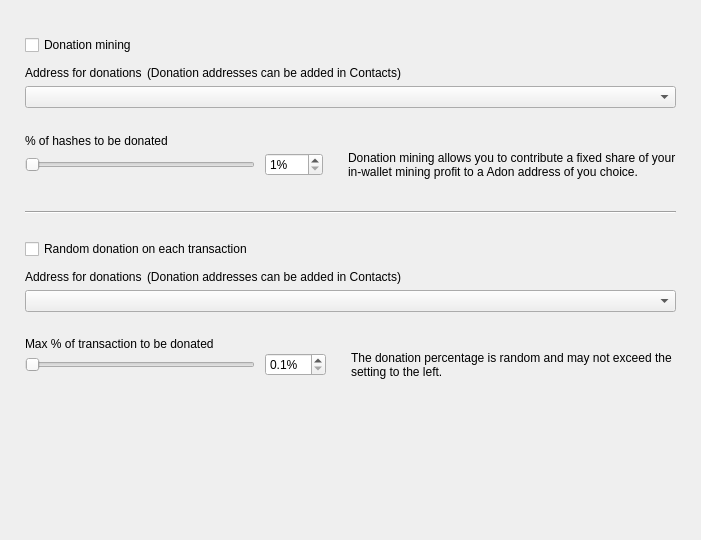
<?xml version="1.0" encoding="UTF-8"?>
<ui version="4.0">
 <class>DonationOptionsFrame</class>
 <widget class="QFrame" name="DonationOptionsFrame">
  <property name="geometry">
   <rect>
    <x>0</x>
    <y>0</y>
    <width>701</width>
    <height>540</height>
   </rect>
  </property>
  <property name="windowTitle">
   <string>Frame</string>
  </property>
  <property name="frameShape">
   <enum>QFrame::NoFrame</enum>
  </property>
  <property name="frameShadow">
   <enum>QFrame::Raised</enum>
  </property>
  <layout class="QVBoxLayout" name="verticalLayout">
   <property name="spacing">
    <number>10</number>
   </property>
   <property name="leftMargin">
    <number>25</number>
   </property>
   <property name="topMargin">
    <number>35</number>
   </property>
   <property name="rightMargin">
    <number>25</number>
   </property>
   <property name="bottomMargin">
    <number>0</number>
   </property>
   <item>
    <widget class="QCheckBox" name="m_enableDonationMiningCheck">
     <property name="text">
      <string>Donation mining</string>
     </property>
    </widget>
   </item>
   <item>
    <widget class="QFrame" name="m_donationMiningFrame">
     <property name="frameShape">
      <enum>QFrame::NoFrame</enum>
     </property>
     <property name="frameShadow">
      <enum>QFrame::Raised</enum>
     </property>
     <layout class="QGridLayout" name="gridLayout" columnstretch="1,0,0,1">
      <property name="leftMargin">
       <number>0</number>
      </property>
      <property name="topMargin">
       <number>0</number>
      </property>
      <property name="rightMargin">
       <number>0</number>
      </property>
      <property name="bottomMargin">
       <number>0</number>
      </property>
      <property name="horizontalSpacing">
       <number>10</number>
      </property>
      <property name="verticalSpacing">
       <number>0</number>
      </property>
      <item row="2" column="0" colspan="4">
       <widget class="QComboBox" name="m_donationMiningAddressCombo"/>
      </item>
      <item row="3" column="0" colspan="4">
       <spacer name="verticalSpacer_2">
        <property name="orientation">
         <enum>Qt::Vertical</enum>
        </property>
        <property name="sizeType">
         <enum>QSizePolicy::Fixed</enum>
        </property>
        <property name="sizeHint" stdset="0">
         <size>
          <width>20</width>
          <height>25</height>
         </size>
        </property>
       </spacer>
      </item>
      <item row="4" column="0" colspan="4">
       <widget class="WalletGui::WalletNormalBlackTextLabel" name="label_2">
        <property name="minimumSize">
         <size>
          <width>0</width>
          <height>16</height>
         </size>
        </property>
        <property name="text">
         <string>% of hashes to be donated</string>
        </property>
        <property name="indent">
         <number>0</number>
        </property>
       </widget>
      </item>
      <item row="5" column="1">
       <widget class="QSpinBox" name="m_donationMiningAmountSpin">
        <property name="suffix">
         <string>%</string>
        </property>
        <property name="minimum">
         <number>1</number>
        </property>
        <property name="maximum">
         <number>100</number>
        </property>
       </widget>
      </item>
      <item row="5" column="0">
       <widget class="QSlider" name="m_donationMiningAmountSlider">
        <property name="maximumSize">
         <size>
          <width>230</width>
          <height>16777215</height>
         </size>
        </property>
        <property name="minimum">
         <number>1</number>
        </property>
        <property name="maximum">
         <number>100</number>
        </property>
        <property name="orientation">
         <enum>Qt::Horizontal</enum>
        </property>
       </widget>
      </item>
      <item row="5" column="2">
       <spacer name="horizontalSpacer">
        <property name="orientation">
         <enum>Qt::Horizontal</enum>
        </property>
        <property name="sizeType">
         <enum>QSizePolicy::Fixed</enum>
        </property>
        <property name="sizeHint" stdset="0">
         <size>
          <width>5</width>
          <height>20</height>
         </size>
        </property>
       </spacer>
      </item>
      <item row="5" column="3" alignment="Qt::AlignVCenter">
       <widget class="WalletGui::WalletSmallGrayTextLabel" name="m_donationMiningCommentLabel">
        <property name="minimumSize">
         <size>
          <width>0</width>
          <height>32</height>
         </size>
        </property>
        <property name="text">
         <string>Donation mining allows you to contribute a fixed share of your in-wallet mining profit to a Adon address of you choice.</string>
        </property>
        <property name="wordWrap">
         <bool>true</bool>
        </property>
        <property name="indent">
         <number>0</number>
        </property>
       </widget>
      </item>
      <item row="1" column="0" colspan="4">
       <spacer name="verticalSpacer_6">
        <property name="orientation">
         <enum>Qt::Vertical</enum>
        </property>
        <property name="sizeType">
         <enum>QSizePolicy::Fixed</enum>
        </property>
        <property name="sizeHint" stdset="0">
         <size>
          <width>20</width>
          <height>5</height>
         </size>
        </property>
       </spacer>
      </item>
      <item row="0" column="0" colspan="4">
       <layout class="QHBoxLayout" name="horizontalLayout" stretch="0,1">
        <property name="spacing">
         <number>5</number>
        </property>
        <property name="leftMargin">
         <number>0</number>
        </property>
        <item>
         <widget class="WalletGui::WalletNormalBlackTextLabel" name="label">
          <property name="minimumSize">
           <size>
            <width>0</width>
            <height>16</height>
           </size>
          </property>
          <property name="text">
           <string>Address for donations</string>
          </property>
          <property name="indent">
           <number>0</number>
          </property>
         </widget>
        </item>
        <item>
         <widget class="WalletGui::WalletSmallGrayTextLabel" name="label_5">
          <property name="text">
           <string>(Donation addresses can be added in Contacts)</string>
          </property>
         </widget>
        </item>
       </layout>
      </item>
     </layout>
    </widget>
   </item>
   <item>
    <spacer name="verticalSpacer_3">
     <property name="orientation">
      <enum>Qt::Vertical</enum>
     </property>
     <property name="sizeType">
      <enum>QSizePolicy::Fixed</enum>
     </property>
     <property name="sizeHint" stdset="0">
      <size>
       <width>20</width>
       <height>20</height>
      </size>
     </property>
    </spacer>
   </item>
   <item>
    <widget class="Line" name="line">
     <property name="frameShadow">
      <enum>QFrame::Sunken</enum>
     </property>
     <property name="orientation">
      <enum>Qt::Horizontal</enum>
     </property>
    </widget>
   </item>
   <item>
    <spacer name="verticalSpacer_4">
     <property name="orientation">
      <enum>Qt::Vertical</enum>
     </property>
     <property name="sizeType">
      <enum>QSizePolicy::Fixed</enum>
     </property>
     <property name="sizeHint" stdset="0">
      <size>
       <width>20</width>
       <height>15</height>
      </size>
     </property>
    </spacer>
   </item>
   <item>
    <widget class="QCheckBox" name="m_enableDonationChangeCheck">
     <property name="text">
      <string>Random donation on each transaction</string>
     </property>
    </widget>
   </item>
   <item>
    <widget class="QFrame" name="m_donationChangeFrame">
     <property name="frameShape">
      <enum>QFrame::NoFrame</enum>
     </property>
     <property name="frameShadow">
      <enum>QFrame::Raised</enum>
     </property>
     <layout class="QGridLayout" name="gridLayout_2" columnstretch="1,0,0,1">
      <property name="leftMargin">
       <number>0</number>
      </property>
      <property name="topMargin">
       <number>0</number>
      </property>
      <property name="rightMargin">
       <number>0</number>
      </property>
      <property name="bottomMargin">
       <number>0</number>
      </property>
      <property name="horizontalSpacing">
       <number>10</number>
      </property>
      <property name="verticalSpacing">
       <number>0</number>
      </property>
      <item row="3" column="0" colspan="4">
       <spacer name="verticalSpacer_5">
        <property name="orientation">
         <enum>Qt::Vertical</enum>
        </property>
        <property name="sizeType">
         <enum>QSizePolicy::Fixed</enum>
        </property>
        <property name="sizeHint" stdset="0">
         <size>
          <width>20</width>
          <height>25</height>
         </size>
        </property>
       </spacer>
      </item>
      <item row="4" column="0" colspan="4">
       <widget class="WalletGui::WalletNormalBlackTextLabel" name="label_3">
        <property name="text">
         <string>Max % of transaction to be donated</string>
        </property>
        <property name="indent">
         <number>0</number>
        </property>
       </widget>
      </item>
      <item row="5" column="0">
       <widget class="QSlider" name="m_donationChangeAmountSlider">
        <property name="maximumSize">
         <size>
          <width>230</width>
          <height>16777215</height>
         </size>
        </property>
        <property name="minimum">
         <number>1</number>
        </property>
        <property name="maximum">
         <number>100</number>
        </property>
        <property name="orientation">
         <enum>Qt::Horizontal</enum>
        </property>
       </widget>
      </item>
      <item row="2" column="0" colspan="4">
       <widget class="QComboBox" name="m_donationChangeAddressCombo"/>
      </item>
      <item row="5" column="3" alignment="Qt::AlignVCenter">
       <widget class="WalletGui::WalletSmallGrayTextLabel" name="m_donationChangeCommentLabel">
        <property name="text">
         <string>The donation percentage is random and may not exceed the setting to the left.</string>
        </property>
        <property name="wordWrap">
         <bool>true</bool>
        </property>
        <property name="indent">
         <number>0</number>
        </property>
       </widget>
      </item>
      <item row="5" column="1">
       <widget class="QDoubleSpinBox" name="m_donationChangeAmountSpin">
        <property name="suffix">
         <string>%</string>
        </property>
        <property name="decimals">
         <number>1</number>
        </property>
        <property name="minimum">
         <double>0.100000000000000</double>
        </property>
        <property name="maximum">
         <double>10.000000000000000</double>
        </property>
        <property name="singleStep">
         <double>0.100000000000000</double>
        </property>
       </widget>
      </item>
      <item row="5" column="2">
       <spacer name="horizontalSpacer_2">
        <property name="orientation">
         <enum>Qt::Horizontal</enum>
        </property>
        <property name="sizeType">
         <enum>QSizePolicy::Fixed</enum>
        </property>
        <property name="sizeHint" stdset="0">
         <size>
          <width>5</width>
          <height>20</height>
         </size>
        </property>
       </spacer>
      </item>
      <item row="1" column="0" colspan="4">
       <spacer name="verticalSpacer_7">
        <property name="orientation">
         <enum>Qt::Vertical</enum>
        </property>
        <property name="sizeType">
         <enum>QSizePolicy::Fixed</enum>
        </property>
        <property name="sizeHint" stdset="0">
         <size>
          <width>20</width>
          <height>5</height>
         </size>
        </property>
       </spacer>
      </item>
      <item row="0" column="0" colspan="4">
       <layout class="QHBoxLayout" name="horizontalLayout_2" stretch="0,1">
        <property name="spacing">
         <number>5</number>
        </property>
        <property name="leftMargin">
         <number>0</number>
        </property>
        <item>
         <widget class="WalletGui::WalletNormalBlackTextLabel" name="label_4">
          <property name="minimumSize">
           <size>
            <width>0</width>
            <height>16</height>
           </size>
          </property>
          <property name="text">
           <string>Address for donations</string>
          </property>
          <property name="indent">
           <number>0</number>
          </property>
         </widget>
        </item>
        <item>
         <widget class="WalletGui::WalletSmallGrayTextLabel" name="label_6">
          <property name="text">
           <string>(Donation addresses can be added in Contacts)</string>
          </property>
         </widget>
        </item>
       </layout>
      </item>
     </layout>
    </widget>
   </item>
   <item>
    <spacer name="verticalSpacer">
     <property name="orientation">
      <enum>Qt::Vertical</enum>
     </property>
     <property name="sizeType">
      <enum>QSizePolicy::Expanding</enum>
     </property>
     <property name="sizeHint" stdset="0">
      <size>
       <width>20</width>
       <height>10</height>
      </size>
     </property>
    </spacer>
   </item>
  </layout>
 </widget>
 <customwidgets>
  <customwidget>
   <class>WalletGui::WalletSmallGrayTextLabel</class>
   <extends>QLabel</extends>
   <header>Gui/Common/WalletTextLabel.h</header>
  </customwidget>
  <customwidget>
   <class>WalletGui::WalletNormalBlackTextLabel</class>
   <extends>QLabel</extends>
   <header>Gui/Common/WalletTextLabel.h</header>
  </customwidget>
 </customwidgets>
 <resources/>
 <connections>
  <connection>
   <sender>m_enableDonationMiningCheck</sender>
   <signal>toggled(bool)</signal>
   <receiver>m_donationMiningFrame</receiver>
   <slot>setEnabled(bool)</slot>
   <hints>
    <hint type="sourcelabel">
     <x>353</x>
     <y>41</y>
    </hint>
    <hint type="destinationlabel">
     <x>350</x>
     <y>115</y>
    </hint>
   </hints>
  </connection>
  <connection>
   <sender>m_donationMiningAmountSlider</sender>
   <signal>valueChanged(int)</signal>
   <receiver>DonationOptionsFrame</receiver>
   <slot>donationMiningAmountChanged(int)</slot>
   <hints>
    <hint type="sourcelabel">
     <x>187</x>
     <y>155</y>
    </hint>
    <hint type="destinationlabel">
     <x>350</x>
     <y>269</y>
    </hint>
   </hints>
  </connection>
  <connection>
   <sender>m_donationMiningAmountSpin</sender>
   <signal>valueChanged(int)</signal>
   <receiver>DonationOptionsFrame</receiver>
   <slot>donationMiningAmountChanged(int)</slot>
   <hints>
    <hint type="sourcelabel">
     <x>391</x>
     <y>155</y>
    </hint>
    <hint type="destinationlabel">
     <x>350</x>
     <y>269</y>
    </hint>
   </hints>
  </connection>
  <connection>
   <sender>m_enableDonationChangeCheck</sender>
   <signal>toggled(bool)</signal>
   <receiver>m_donationChangeFrame</receiver>
   <slot>setEnabled(bool)</slot>
   <hints>
    <hint type="sourcelabel">
     <x>353</x>
     <y>237</y>
    </hint>
    <hint type="destinationlabel">
     <x>350</x>
     <y>328</y>
    </hint>
   </hints>
  </connection>
  <connection>
   <sender>m_donationChangeAmountSlider</sender>
   <signal>valueChanged(int)</signal>
   <receiver>DonationOptionsFrame</receiver>
   <slot>donationChangeAmountChanged(int)</slot>
   <hints>
    <hint type="sourcelabel">
     <x>187</x>
     <y>385</y>
    </hint>
    <hint type="destinationlabel">
     <x>350</x>
     <y>269</y>
    </hint>
   </hints>
  </connection>
  <connection>
   <sender>m_donationChangeAmountSpin</sender>
   <signal>valueChanged(double)</signal>
   <receiver>DonationOptionsFrame</receiver>
   <slot>donationChangeAmountChanged(double)</slot>
   <hints>
    <hint type="sourcelabel">
     <x>433</x>
     <y>353</y>
    </hint>
    <hint type="destinationlabel">
     <x>350</x>
     <y>269</y>
    </hint>
   </hints>
  </connection>
 </connections>
 <slots>
  <slot>donationMiningAmountChanged(int)</slot>
  <slot>donationChangeAmountChanged(int)</slot>
  <slot>donationChangeAmountChanged(double)</slot>
 </slots>
</ui>
